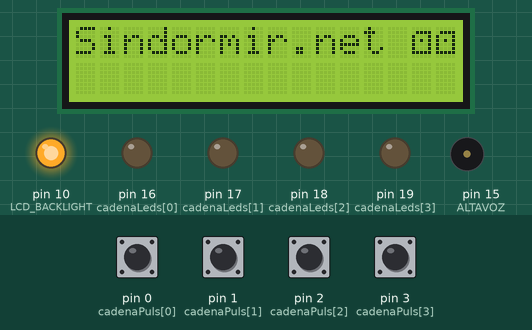
The sketch below on a simulated Arduino Uno, built with avr-gcc and run on an emulated ATmega328P. On the bench: 16×2 character LCD, output pins drawn as LEDs (lit = HIGH), buzzer (waves = sounding). Dashed ring = blinking. The inputs (shaded band) are chosen by the test bench; at power-on: pin 0 (cadenaPuls[0]), pin 1 (cadenaPuls[1]), pin 2 (cadenaPuls[2]), pin 3 (cadenaPuls[3]) HIGH.

Above: at 1.8 s.
1.9 s: pin 0 (cadenaPuls[0]) pulled LOW for 1.1 s
At 2.73 s:
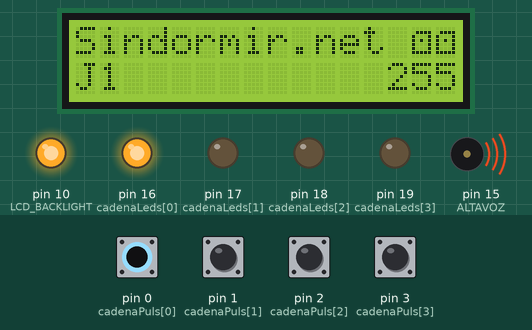
4.5 s: pin 1 (cadenaPuls[1]) pulled LOW for 1.1 s
At 5.7 s:
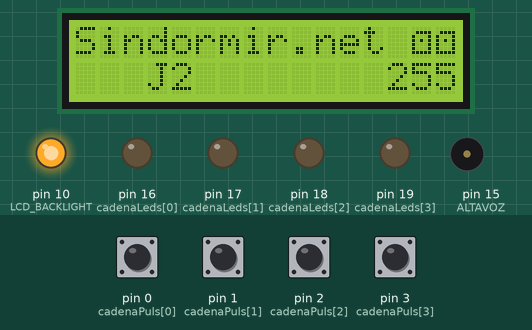
7.4 s: pin 2 (cadenaPuls[2]) pulled LOW for 1.1 s
At 8.35 s:
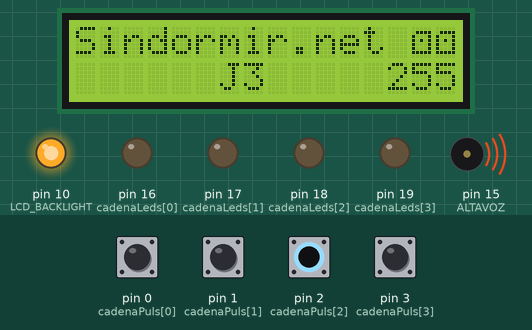
11.2 s: pin 3 (cadenaPuls[3]) pulled LOW for 1.1 s
At 12.1 s:
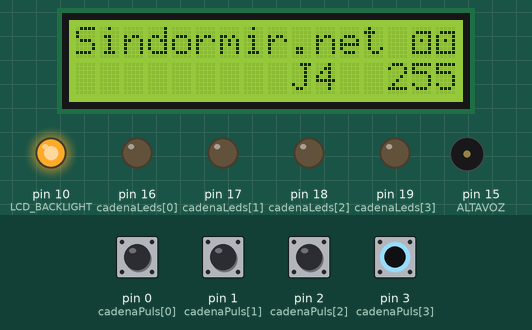
16.2 s: pin 0 (cadenaPuls[0]) driven LOW and pin 1 (cadenaPuls[1]) driven LOW and pin 2 (cadenaPuls[2]) driven LOW and pin 3 (cadenaPuls[3]) driven LOW
At 17.17 s:
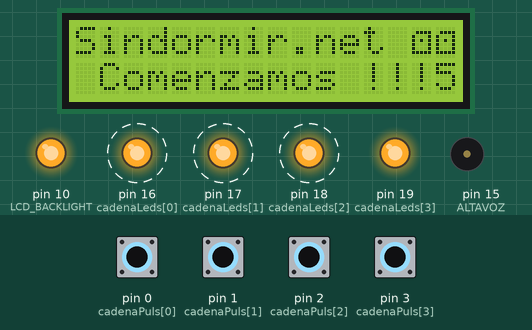
18.6 s: pin 1 (cadenaPuls[1]) driven HIGH and pin 2 (cadenaPuls[2]) driven HIGH
At 24.2 s:
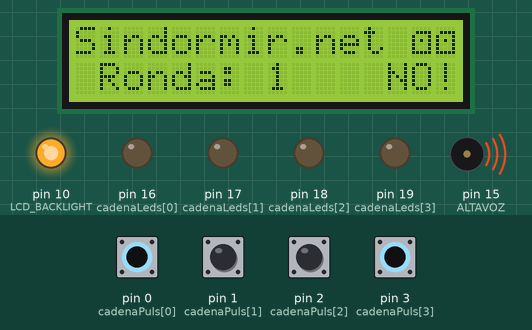
Timing chart, 0 to 25.2 s (numbered marks = the images above; inputs shaded):
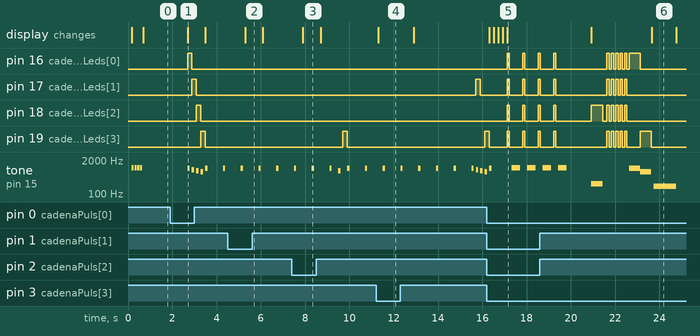

Measured:
- after the input at 1.9 s, the display: changes after 0.79 s (image 1)
- after the input at 4.5 s, the display: changes after 0.79 s (image 2)
- after the input at 7.4 s, the display: changes after 0.50 s (image 3)
- after the input at 11.2 s, the display: changes after 0.11 s (image 4)
- after the input at 16.2 s, pin 16 (cadenaLeds[0]), pin 17 (cadenaLeds[1]), pin 18 (cadenaLeds[2]): alternates HIGH for 0.10 s and LOW for 0.60 s, starting after 0.92 s; the display: first changes after 0.12 s (image 5 shows a later state)
- after the input at 18.6 s, pin 17 (cadenaLeds[1]): goes on until 22.5 s, then stays LOW
- by itself, tone on pin 15 (ALTAVOZ): plays 1000 Hz for 0.40 s, 1000 Hz for 0.40 s, 247 Hz for 0.50 s, 957 Hz for 0.50 s, 716 Hz for 0.50 s, 200 Hz for 1.0 s

The sketch:

SimonDice.ino
```cpp
#include <EEPROM.h>
#include <LiquidCrystal.h>

#define LCD_BACKLIGHT 10
#define GND 13
#define ALTAVOZ 15

#define LONGITUD_SECUENCIA 128                // Define la cantidad de rondas que tendra el juego
#define NUM_MAX_ERRORES 3
#define DIR_PUNTUACION_EEPROM 100

byte cadenaLeds[] = {16, 17, 18, 19};          // cadena con los pins a los que se  conectan los leds. Deben ser consecutivos
byte cadenaPuls[] = {0, 1, 2, 3};              // cadena con los pins a los que se conectan los pulsadores. Deben ser consecutivos

short signed int offset_pulsadores_leds = cadenaLeds[0]-cadenaPuls[0];

unsigned int notas[] = {957, 850, 759, 716};           // cadena con las frecuencias de las notas de cada jugador
unsigned int notas_fin[] = {200, 150, 120, 80};        // cadena con las frecuencias de las notas de fin de juego

byte serieLeds[LONGITUD_SECUENCIA];
byte seriePuls[LONGITUD_SECUENCIA];
byte serieNotas[LONGITUD_SECUENCIA];

byte sindormir[8] = {
  B00000,
  B01111,
  B10001,
  B10101,
  B10001,
  B10001,
  B11111,
};

LiquidCrystal lcd(8, 9, 4, 5, 6, 7);

void setup() {
  byte i;

  //Activar esta linea la primera vez que se cargue el juego en un Arduino
  //EEPROM.write(DIR_PUNTUACION_EEPROM, 0);

  for (i = 0; i < 4; i++)
    pinMode(cadenaPuls[i], INPUT_PULLUP);
  for (i = 0; i < 4; i++)
    pinMode(cadenaLeds[i], OUTPUT);

  //Ñapa para conseguir una tierra mas para los pulsadores
  pinMode(GND, OUTPUT);
  digitalWrite(GND,LOW);

  //Establece el pin al que esta conectado el zumbador como salida
  pinMode(ALTAVOZ, OUTPUT);

  //Activamos la retroiluminacin del display
  pinMode(LCD_BACKLIGHT, OUTPUT);
  digitalWrite(LCD_BACKLIGHT,HIGH);

  lcd.createChar(0, sindormir);
  delay(100);
  lcd.begin(16, 2);

  //Musica inicial
  for (i = 0; i < 4; i++) {
    tone(ALTAVOZ, 1000, 100);
    delay(130);
  }
}

void loop() {
  static byte serie = 0;   //Ronda por la que vamos
  boolean resultado;
  unsigned int semilla;

  if (serie==0) {
    semilla=intro(); //Obtiene una semilla en funcion del tiempo que ha estado funcionando la intro
    genera_serie(randomize(semilla)); //Genera 128 rondas

    lcd.setCursor(0, 1);
    lcd.print(" Ronda: 1              ");
    serie=1;
  }

  presenta_secuencia(serie);

  resultado = comprueba_secuencia(serie);

  serie = evalua_resultado(serie, resultado);

  delay(500);
  lcd.setCursor(11, 1);
  lcd.print("     ");
  delay(500);
}
```

logica.ino
```cpp
void presenta_secuencia(byte ronda) {
  for(byte i=0; i<ronda; i++) {
     digitalWrite(serieLeds[i],HIGH);       //Enciende el led correspondiente
     tone(ALTAVOZ, serieNotas[i],500);      //Toca la nota correspondiente
     delay(500);
     digitalWrite(serieLeds[i],LOW);        //Apaga el led
     delay(200);                            //Espera un poco a que se ilumine el siguiente
  }

  for(byte i=0; i<5; i++)                    //Señalizamos que se ha terminado la secuencia
    flash();
}

boolean comprueba_secuencia(byte ronda) {
  byte m,n;

  for (m = 0; m < ronda; m++) {
    while (digitalRead(cadenaPuls[0]) && digitalRead(cadenaPuls[1]) && digitalRead(cadenaPuls[2]) && digitalRead(cadenaPuls[3])) //Esperando que se pulse un boton
      delay(10);
    for (n = 0; n < 4; n++){
      if (digitalRead(cadenaPuls[n]) == LOW) {  //Al pulsar, se ilumina el led y suena la nota
        digitalWrite(cadenaLeds[n], HIGH);
        tone(ALTAVOZ, notas[n],500);
        delay(500);
        digitalWrite(cadenaLeds[n], LOW);
        seriePuls[m] = cadenaPuls[n] + offset_pulsadores_leds;     //Traduccion de pulsador a led
        delay(10);
      }
    }

    if (seriePuls[m] != serieLeds[m]) {        //Si hemos pulsado el correcto
      secuencia_erronea();
      return 1;
    }
  }

  return 0;
}

byte evalua_resultado(byte serie, boolean resultado){
  static byte num_errores = 0;

  num_errores += resultado;

  if (num_errores < 3 && !resultado) {
    serie++;
    lcd.setCursor(8, 1);
    lcd.print(serie);

    //Mostramos que se ha introducido bien la serie
    lcd.setCursor(11, 1);
    lcd.print("Yeah!");

    num_errores = 0;
    for (byte i = 0; i < 5; i++)
      flash();
  }

  if (num_errores >= NUM_MAX_ERRORES){
    fin(serie);
    num_errores = 0;
    serie = 0;
  }

  return serie;
}


void fin(byte ronda) {
  delay(1000);

  lcd.setCursor(0,1);
  lcd.print(" Fin de partida ");
  delay(2000);

  for (byte i=0; i<4; i++) {
    tone(ALTAVOZ,notas_fin[i],500+(150*i));
    delay(600+(150*i));
  }

  //Compromos si ha sido la puntuacion mas alta y la guardamos en eeprom
  if (ronda > EEPROM.read(DIR_PUNTUACION_EEPROM))
    EEPROM.write(DIR_PUNTUACION_EEPROM, ronda);

  lcd.clear();
  lcd.setCursor(0,0);
  lcd.print("Puntuacion final");
  lcd.setCursor(7,1);
  lcd.print(ronda);

  delay(3000);
}
```

randoms.ino
```cpp
int randomize(int data) {
  return ((1664525 * data) % 1023);
}

void genera_serie(unsigned int random_number) {
  byte i, color;

  for (i = 0; i < LONGITUD_SECUENCIA; i++) {
    random_number = randomize(random_number); //Generador de numeros pseudoaleatorios
    color = abs(random_number) % 4;           //Acota los numeros pseudoaleatorios entre 0 y 3 incluidos
    serieLeds[i] = cadenaLeds[color];         //Forma la serie de leds tomando las salidas digitales de las posiciones en la cadena
    serieNotas[i] = notas[color];             //Forma la serie de notas tomando las salidas digitales de las posiciones en la cadena
  }
}
```

visuales.ino
```cpp
unsigned int intro() {
  byte cuenta_botones;
  byte i;
  unsigned int semilla=0;

  //Logotipo inicial
  lcd.clear();
  lcd.print("Sindormir.net ");
  lcd.write(byte(0));
  lcd.write(byte(0));
  delay(2000);

  //Mostramos puntuacion maxima
  lcd.setCursor(13, 1);
  lcd.print(EEPROM.read(DIR_PUNTUACION_EEPROM));

  do {
    cuenta_botones = 0;

    for (i = 0; i < 4; i++) {
      if ((semilla*(i+1)) % 32 == 0)
        digitalWrite(cadenaLeds[i], HIGH); //Encendemos el LED de la secuencia

      if (digitalRead(cadenaPuls[i])==LOW) { //syv pullup
        lcd.setCursor(i * 3, 1);
        lcd.print("J");
        lcd.print(i + 1);
        if (cuenta_botones++ > 3) break;
      }
      else { //Vaciamos la posicion
        lcd.setCursor(i * 3, 1);
        lcd.print("  ");
      }

      if ((semilla * i) % 16 == 0)  //<- Musica chula!!!
        tone(ALTAVOZ, notas[i], 100);

      delay(200);
      if ((semilla * (i+1)) % 32 == 0)
        digitalWrite(cadenaLeds[i], LOW);
    }
    semilla++; //Esto cambia la semilla para el generador de numeros aleatorios
  } while (cuenta_botones < 4);

  //Fin de la demo
  lcd.setCursor(0, 2);
  lcd.print(" Comenzamos !!!");
  for (i = 0; i < 4; i++) {
    flash();
    tone(ALTAVOZ, 1000, 400);
    delay(500);
  }

  delay(1000);

  return semilla;
}

void secuencia_erronea() {
  lcd.setCursor(13,1);
  lcd.print("NO!");
  delay(100);
  tone(ALTAVOZ,notas_fin[0],1000);
  delay(1000);
  lcd.setCursor(13,1);
  lcd.print("   ");
}

void flash() {
  byte i;
  for (i = 0; i < 4; i++)
    digitalWrite(cadenaLeds[i], HIGH);
  delay(100);
  for (i = 0; i < 4; i++)
    digitalWrite(cadenaLeds[i], LOW);
  delay(100);
}
```
